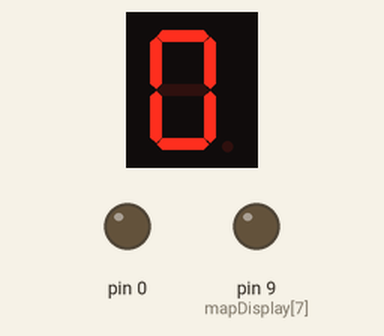
Bench run of a sketch on a simulated Arduino Uno, built with avr-gcc and run on an emulated ATmega328P. On the bench: 1-digit seven-segment display, output pins drawn as LEDs (lit = HIGH). Wiring (inferred from the names in the program): 1-digit 7-segment display, segments lit when HIGH: segments pin 2, pin 3, pin 4, pin 5, pin 6, pin 7, pin 8. The segment pins are drawn as the display they are named for; pins used as bus, display or sensor lines are not drawn.

Above: at 0.1 s.
At 1.1 s:
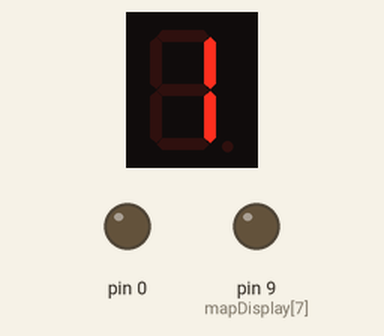
At 2.1 s:
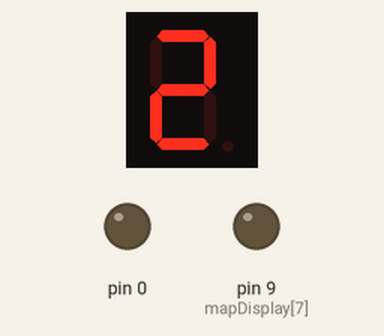
At 4.1 s:
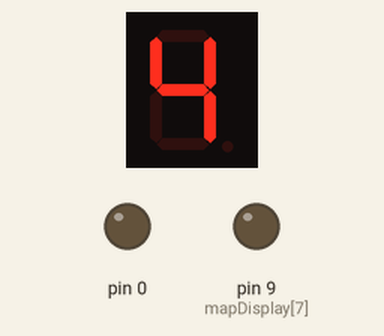
At 6.1 s:
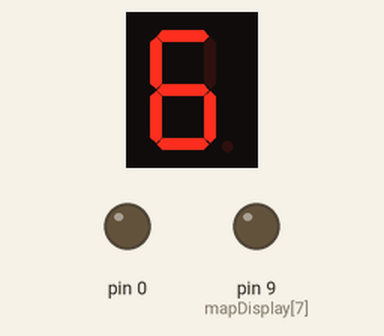
At 9.1 s:
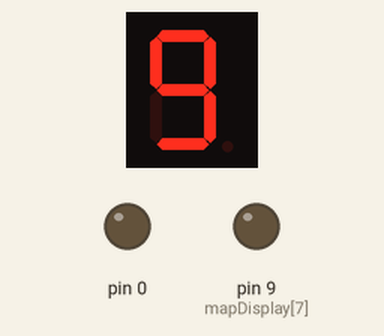

Measured:
- by itself, everything shown: repeats every 10.0 s, in 10 steps
- what the display in image 1 shows lasts 1.0 s, from 1.0 s to 2.0 s

The sketch:

ContadorDisplay7Seg.ino
```cpp
// Control of Display7Seg
const byte LENGHT = 10;
const byte mapDisplay[] = { 2, 3, 4, 5, 6, 7, 8, 9 };
// Button to start counter

void showNumber(byte b);
void showDisplay(int ledsDisplay[]);

void setup() {
  for(int i = 0; i < LENGHT; i++) {
    pinMode(mapDisplay[i], OUTPUT);
  }
}

void loop() {
  for(byte time = 0; time < 10; time++) {
    showNumber(time);
    delay(1000);
  }
}

/**
  Show the given number, use a map to show on the display 7 segs
*/
void showNumber(byte b) {
  int ledsDisplay[] = { LOW, LOW, LOW, LOW, LOW, LOW, LOW, LOW, LOW };
  switch(b) {
    case 0:
      ledsDisplay[0] = HIGH;
      ledsDisplay[1] = HIGH;
      ledsDisplay[2] = HIGH;
      ledsDisplay[3] = HIGH;
      ledsDisplay[4] = HIGH;
      ledsDisplay[5] = HIGH;
      break;
    case 1:
      ledsDisplay[1] = HIGH;
      ledsDisplay[2] = HIGH;
      break;
    case 2:
      ledsDisplay[0] = HIGH;
      ledsDisplay[1] = HIGH;
      ledsDisplay[3] = HIGH;
      ledsDisplay[4] = HIGH;
      ledsDisplay[6] = HIGH;
      break;
    case 3:
      ledsDisplay[0] = HIGH;
      ledsDisplay[1] = HIGH;
      ledsDisplay[2] = HIGH;
      ledsDisplay[3] = HIGH;
      ledsDisplay[6] = HIGH;
      break;
    case 4:
      ledsDisplay[1] = HIGH;
      ledsDisplay[2] = HIGH;
      ledsDisplay[5] = HIGH;
      ledsDisplay[6] = HIGH;
      break;
    case 5:
      ledsDisplay[0] = HIGH;
      ledsDisplay[2] = HIGH;
      ledsDisplay[3] = HIGH;
      ledsDisplay[5] = HIGH;
      ledsDisplay[6] = HIGH;
      break;
    case 6:
      ledsDisplay[0] = HIGH;
      ledsDisplay[2] = HIGH;
      ledsDisplay[3] = HIGH;
      ledsDisplay[4] = HIGH;
      ledsDisplay[5] = HIGH;
      ledsDisplay[6] = HIGH;
      break;
    case 7:
      ledsDisplay[0] = HIGH;
      ledsDisplay[1] = HIGH;
      ledsDisplay[2] = HIGH;
      break;
    case 8:
      ledsDisplay[0] = HIGH;
      ledsDisplay[1] = HIGH;
      ledsDisplay[2] = HIGH;
      ledsDisplay[3] = HIGH;
      ledsDisplay[4] = HIGH;
      ledsDisplay[5] = HIGH;
      ledsDisplay[6] = HIGH;
      break;
    case 9:
      ledsDisplay[0] = HIGH;
      ledsDisplay[1] = HIGH;
      ledsDisplay[2] = HIGH;
      ledsDisplay[3] = HIGH;
      ledsDisplay[5] = HIGH;
      ledsDisplay[6] = HIGH;
      break;
  }
  showDisplay(ledsDisplay);
}

/**
  Show the given map on the display 7 segs
*/
void showDisplay(int ledsDisplay[]) {
  for(int i = 0; i < LENGHT; i++) {
    digitalWrite(mapDisplay[i], ledsDisplay[i]);
  }
}
```
